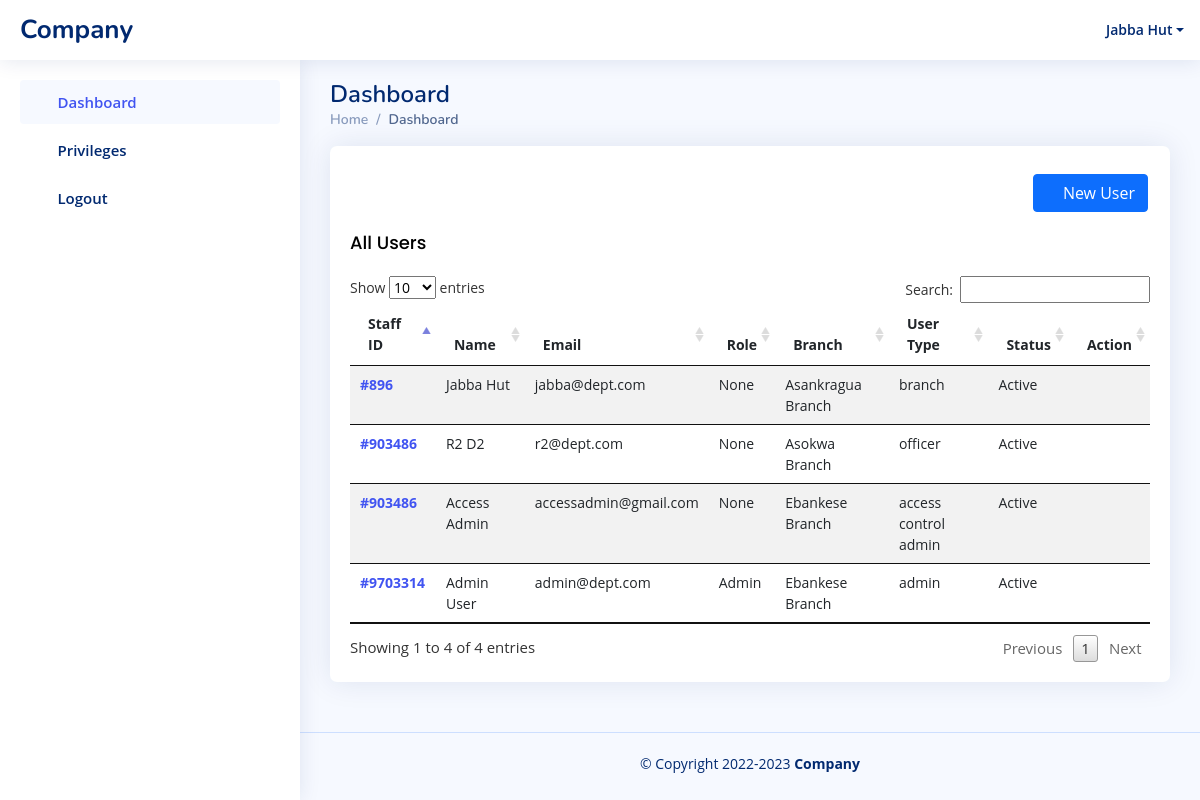
/access-control/ (signed in), run on the app's committed database.
### users/models.py (models this page shows)
class User(AbstractBaseUser, PermissionsMixin):
    email = models.EmailField(_('email address'), unique=True)
    username = models.CharField(max_length = 50, blank = True, null = True, unique = True)
    first_name = models.CharField(
        max_length=50, verbose_name=_("first name"),
    )
    middle_name = models.CharField(
        max_length=50, verbose_name=_("middle name"), null=True, blank=True
    )
    last_name = models.CharField(
        max_length=50, verbose_name=_("last name"),
    )
    BRANCH_CHOICES = (
        (2, "Ebankese Branch"),
        (3, "Accra Central Branch"),
        (4, "Republic Court Branch"),
        (5, "Kumasi Branch"),
        (6, "Tema Branch"),
        (7, "Legon Branch"),
        (8, "Abossey Okai Branch"),
        (9, "Tudu Branch"),
        (10, "Techiman Branch"),
        (11, "KNUST Brach"),
        (12, "Tamale Branch"),
        (13, "Koforidua Branch"),
        (14, "Baatsona Branch"),
        (15, "Private Panking"),
        (16, "Ashaiman Branch"),
        (17, "Takoradi Branch"),
        (18, "Kasoa Branch"),
        (19, "Post Office Square Branch"),
        (20, "Adabraka Branch"),
        (21, "Agona Swedru Branch"),
        (22, "Cape Coast Branch"),
        (23, "Winneba Branch"),
        (24, "Asamankese Branch"),
        (25, "Dansoman Branch"),
        (26, "Accra Newtown Branch"),
        (27, "Sefwi Wiawso"),
        (28, "Essam Branch"),
        (29, "Asankragua Branch"),
        (30, "Sefwi Bekwai Branch "),
        (31, "Akontombra Branch"),
        (32, "Juaboso"),
        (33, "Asempaneye Branch"),
        (34, "Madina Branch"),
        (35, "Goaso Branch"),
        (36, "Achimota Branch"),
        (37, "Asokwa Branch"),
        (38, "Tema Community 25 Branch"),
        (39, "Bolgatanga Branch"),
        (40, "Adjiringanor Branch"),
    )
    branch = models.PositiveBigIntegerField(choices=BRANCH_CHOICES,null=True,blank=True)
    is_staff = models.BooleanField(default=False)
    is_active = models.BooleanField(default=True)
    is_branch_user = models.BooleanField(default=False)
    is_head_office_user = models.BooleanField(default=False)
    staff_id = models.CharField(max_length=50,null=True,blank=True)
    is_delete_requested = models.BooleanField(default= False)
    USER_TYPE_CHOICES = (
        (1, 'branch'),
        (2, 'officer'),
        (3, 'admin'),
        (4,'access control admin'),
        (5,'access control staff'),
    )
    role = models.CharField(max_length=200,null=True,blank = True)
    user_type = models.PositiveSmallIntegerField(
        choices=USER_TYPE_CHOICES,null=True,blank=True)
    date_started = models.DateTimeField(default=timezone.now)
    objects = CustomUserManager()
    USERNAME_FIELD = 'email'
    REQUIRED_FIELDS = [ 'first_name', 'last_name']
    def __str__(self):
        return f'{self.first_name} {self.last_name}'

### access_control/views.py (the view)
# urls.py: path('',views.dashboard,name='dashboard'),
@login_required
def dashboard(request):
    context = {}
    users = User.objects.all()
    context['users'] = users
    context['form'] = UserRegistrationForm
    return render(request,'access_control/dashboard.html',context)

### access_control/templates/access_control/dashboard.html (shortened to what this page needs)
{% extends 'access_control/base.html' %}{% load crispy_forms_tags %}
{% block content %}
<div class="pagetitle">
    <h1>Dashboard</h1>
    <nav>
      <ol class="breadcrumb">
        <li class="breadcrumb-item"><a href="index.html">Home</a></li>
        <li class="breadcrumb-item active">Dashboard</li>
      </ol>
    </nav>
  </div>
  <section class="section dashboard">
    <div class="row">
      <div class="col-lg-12">
        <div class="row">
          <div class="col-12">
            <div class="card" style="border-radius: 7px;">
              <br>
                <div class="well-sm col-sm-12" style="padding-right: 22px;">
                  <button type="button" style="float: right;" class="btn btn-primary mt-1" data-bs-toggle="modal" data-bs-target="#verticalycentered2"><i class="bi bi-plus-square"></i>
                    New User
                  </button>
                </div>
              <div class="card-body" >
                <h5 class="card-title" style="color: black;">All Users</h5>
                <table id="dataTable" class="table table-striped">
                  <thead>
                    <tr>
                      <th scope="col" style="text-align:left">Staff ID</th>
                      <th scope="col" style="text-align:left">Name</th>
                      <th scope="col" style="text-align:left">Email</th>
                      <th scope="col" style="text-align:left">Role</th>
                      <th scope="col" style="text-align:left">Branch</th>
                      <th scope="col" style="text-align:left">User Type</th>
                      <th scope="col" style="text-align:left">Status</th>
                      <th scope="col" style="text-align:left">Action</th>
                    </tr>
                  </thead>
                  <tbody>
                    {% for u in users %}
                    <tr style="text-align:left">
                        <th scope="row"><a href="{% url 'access_control:user-action' u.id %}" >#{{u.staff_id}}</a></th>
                        <td>{{u }}</td>
                        <td>{{ u.email }}</td>
                        <td>{{ u.role }}</td>
                        <td>{{ u.get_branch_display}}</td>
                        <td>{{u.get_user_type_display }}</td>
                        <td>
                          {% if  u.is_delete_requested %}
                            Pending Account Deletion
                          {% elif u.is_active %}
                            Active
                            {% else %}
                            Pending Account Creation
                          {% endif %}
                        </td>
                        <th style="text-align:left" scope="row">
                          <a href="{% url 'access_control:user-action' u.id %}" ><i class="bi bi-eye-fill" data-toggle="tooltip" data-placement="top" title="Close"></i></a>
                        </th>
                      </tr>
                    {% endfor %}
                  </tbody>
                </table>
              </div>
            </div>
          </div>
        </div>
      </div>
    </div>
  </section>
{% endblock %}

### access_control/templates/access_control/base.html (shortened to what this page needs)
{% load static %}
{% load crispy_forms_tags %}
<!DOCTYPE html>
<html lang="en">
  <head>
    <link
      rel="stylesheet"
      href="{% static 'assets/fonts/open-sans-v29-latin-300.woff' %}"
    />
    <link
      rel="stylesheet"
      href="{% static 'assets/fonts/nunito-v24-latin-300.woff' %}"
    />
    <link
      rel="stylesheet"
      href="{% static 'assets/fonts/poppins-v20-latin-300.woff' %}"
    />
    <link
      href="{% static 'assets/vendor/bootstrap/css/bootstrap.min.css' %}"
      rel="stylesheet"
    />
    <link
      href="{% static 'assets/vendor/bootstrap-icons/bootstrap-icons.css' %}"
      rel="stylesheet"
    />
    <link
      href="{% static 'assets/vendor/boxicons/css/boxicons.min.css' %}"
      rel="stylesheet"
    />
    <link
      href="{% static 'assets/vendor/quill/quill.snow.css' %}"
      rel="stylesheet"
    />
    <link
      href="{% static 'assets/vendor/quill/quill.bubble.css' %}"
      rel="stylesheet"
    />
    <link
      href="{% static 'assets/vendor/remixicon/remixicon.css' %}"
      rel="stylesheet"
    />
    <link
      href="{% static 'assets/vendor/datatables/datatables/media/css/jquery.dataTables.css' %}"
      rel="stylesheet"
    />
    <link
      href="{% static 'assets/vendor/datatables/datatables/media/js/jquery.dataTables.min.js' %}"
      rel="stylesheet"
    />
    <link href="{% static 'assets/vendor/filepond/dist/filepond.css' %}" rel="stylesheet">
    <link href="{% static 'assets/css/style.css' %}" rel="stylesheet" />
  </head>
  <body>
    <header id="header" class="header fixed-top d-flex align-items-center">
      <div class="d-flex align-items-center justify-content-between">
        <a href="/" class="logo d-flex align-items-center">
          <span class="d-none d-lg-block">Company</span>
        </a>
      </div>
      <nav class="header-nav ms-auto">
        <ul class="d-flex align-items-center">
          <li class="nav-item dropdown pe-3">
            <a
              class="nav-link nav-profile d-flex align-items-center pe-0"
              href="#"
              data-bs-toggle="dropdown"
            >
              <i class="bx bxs-user bx-sm"></i>
              <span class="d-none d-md-block dropdown-toggle ps-2"
                >{{user}}</span
              > </a
            >
          </li>
        </ul>
      </nav>
    </header>
    {% include 'access_control/sidebar.html' %}
    <main id="main" class="main">
     {% block content %}
     {% endblock %}
    </main>
    <footer id="footer" class="footer">
      <div class="copyright">
        &copy; Copyright <span id = "copyright-year"></span> <strong><span>Company</span></strong>
      </div>
    </footer>
  </body>
</html>

### static/assets/css/style.css (style rules this page uses)
:root { scroll-behavior: smooth; }
body { font-family: "Open Sans", sans-serif; background: #f6f9ff; color: #444444; }
a { color: #4154f1; text-decoration: none; }
h1, h2, h3, h4, h5, h6 { font-family: "Nunito", sans-serif; }
#main { margin-top: 60px; padding: 20px 30px; transition: all 0.3s; }
.pagetitle { margin-bottom: 10px; }
.pagetitle h1 { font-size: 24px; margin-bottom: 0; font-weight: 600; color: #012970; }
.card { margin-bottom: 30px; border: none; border-radius: 10px; box-shadow: 0px 0 30px rgba(1, 41, 112, 0.1); }
.card-title { padding: 20px 0 15px 0; font-size: 18px; font-weight: 500; color: #012970; font-family: "Poppins", sans-serif; }
.card-body { padding: 0 20px 20px 20px; }
.breadcrumb { font-size: 14px; font-family: "Nunito", sans-serif; color: #899bbd; font-weight: 600; }
.breadcrumb a { color: #899bbd; transition: 0.3s; }
.breadcrumb .breadcrumb-item::before { color: #899bbd; }
.breadcrumb .active { color: #51678f; font-weight: 600; }
.logo { line-height: 1; }
@media (min-width: 1200px) { .logo { width: 280px; } }
.logo span { font-size: 26px; font-weight: 700; color: #012970; font-family: "Nunito", sans-serif; }
.header { transition: all 0.5s; z-index: 997; height: 60px; box-shadow: 0px 2px 20px rgba(1, 41, 112, 0.1); background-color: #fff; padding-left: 20px; }
.header-nav ul { list-style: none; }
.header-nav > ul { margin: 0; padding: 0; }
.header-nav .nav-profile { color: #012970; }
.header-nav .nav-profile span { font-size: 14px; font-weight: 600; }
@media (min-width: 1200px) { #main, #footer { margin-left: 300px; } }
.footer { padding: 20px 0; font-size: 14px; transition: all 0.3s; border-top: 1px solid #cddfff; }
.footer .copyright { text-align: center; color: #012970; }

### data on the page
User: first_name+last_name "Jabba Hut", staff_id "896", email "jabba@dept.com", role "None", branch "Asankragua Branch", user_type "branch", is_delete_requested "Active"
User: staff_id "9703314", first_name+last_name "Admin User", email "admin@dept.com", role "Admin", branch "Ebankese Branch", user_type "admin", is_delete_requested "Active"
User: staff_id "903486", first_name+last_name "R2 D2", email "r2@dept.com", role "None", branch "Asokwa Branch", user_type "officer", is_delete_requested "Active"
User: staff_id "903486", first_name+last_name "Access Admin", email "accessadmin@gmail.com", role "None", branch "Ebankese Branch", user_type "access control admin", is_delete_requested "Active"
